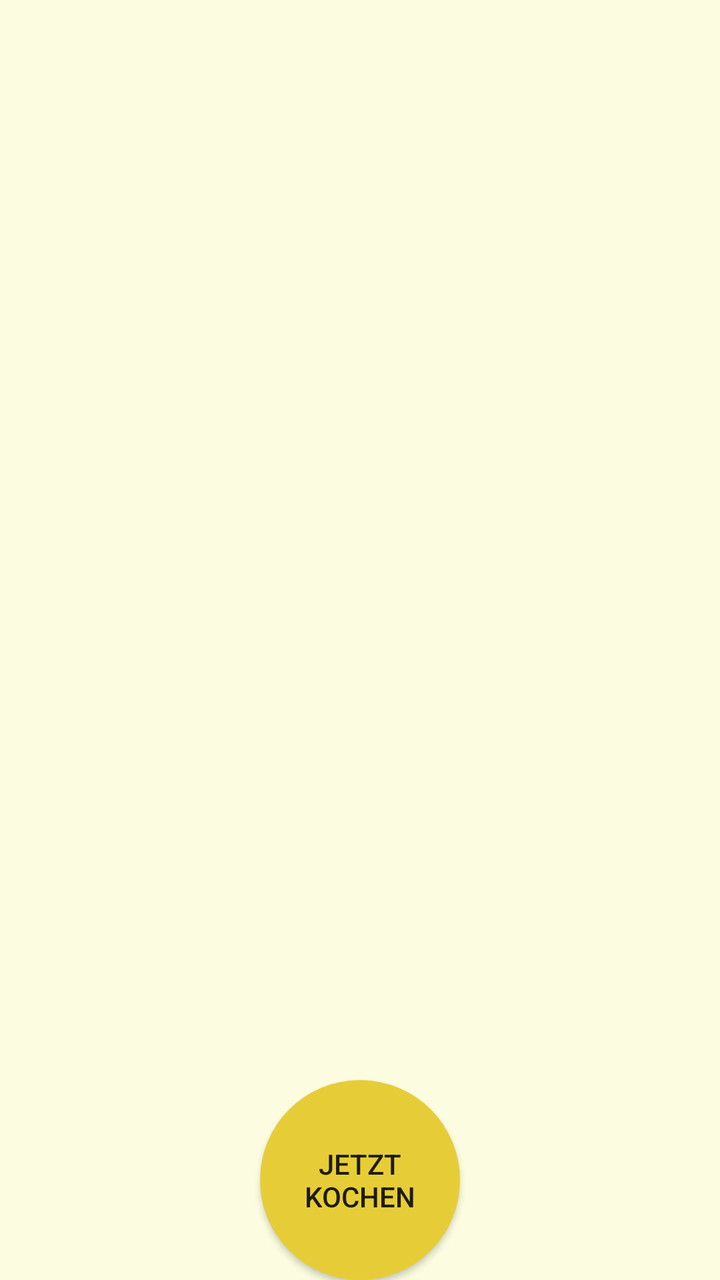
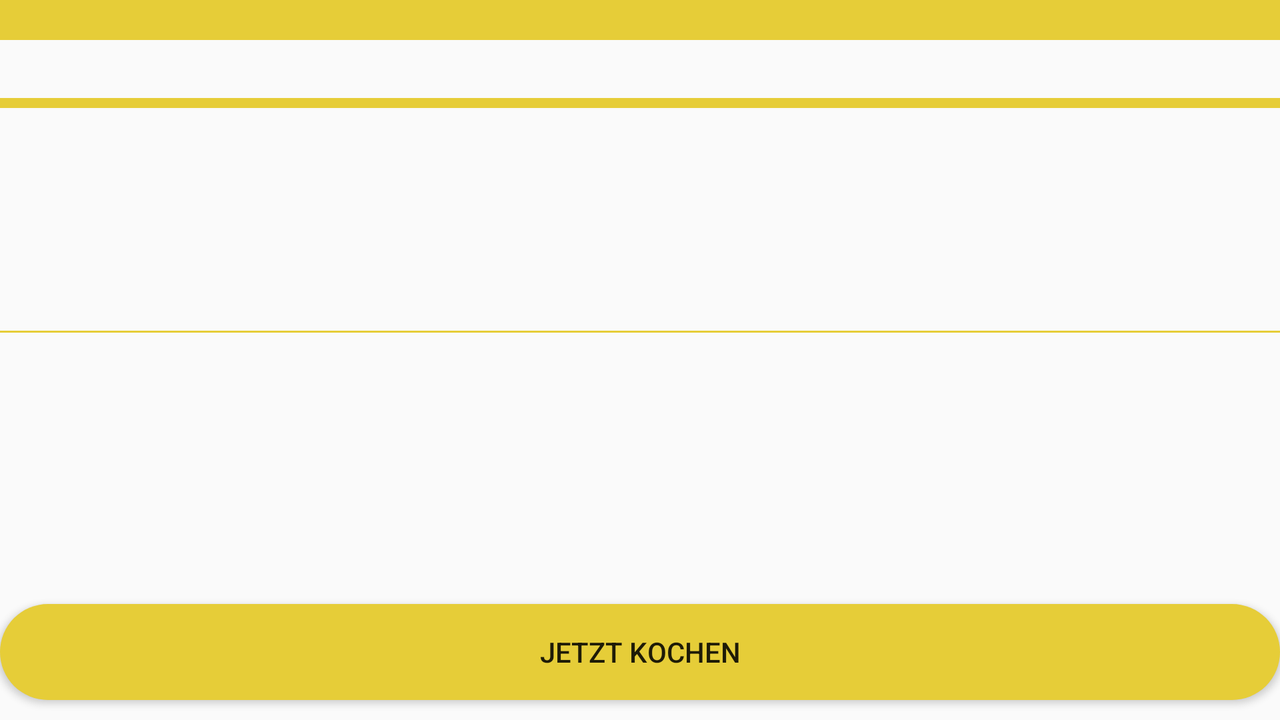

Two renders of one Android screen. The first uses the default layout on a phone; the second uses the alternative layout the repository ships for a different screen configuration, on a matching device. The two XML files are below.
<!-- AndroidManifest.xml: application theme AppThemeYellow -->
<!-- res/layout/recipe_overview_activity.xml -->
<?xml version="1.0" encoding="utf-8"?>
<LinearLayout xmlns:android="http://schemas.android.com/apk/res/android"
    android:layout_width="match_parent"
    android:layout_height="match_parent"
    android:paddingLeft="16dp"
    android:paddingRight="16dp"
    android:gravity="center"
    android:orientation="vertical"
    android:background="@color/defaultBackground">
    <TextView
        android:id="@+id/nameOfRecipe"
        android:layout_width="match_parent"
        android:layout_height="wrap_content"
        android:textSize="30sp" />
    <TextView
        android:id="@+id/time"
        android:layout_width="match_parent"
        android:layout_height="wrap_content" />
    <ImageView
        android:id="@+id/imageOfDish"
        android:layout_width="match_parent"
        android:layout_height="140dp" />

    <TextView
        android:id="@+id/ingredients"
        android:layout_width="match_parent"
        android:layout_height="0dp"
        android:layout_weight="1"
         />
    <Button
        android:layout_width="100dp"
        android:layout_height="100dp"
        android:background="@drawable/round_button"
        android:id="@+id/cookNow"
        android:backgroundTint="?colorPrimary"
        android:text="@string/cookNowButton"
         />
</LinearLayout>
<!-- resources referenced by this layout -->
<resources>
  <color name="defaultBackground">#54FFFFAA</color>
  <!-- drawable round_button (drawable) -->
  <?xml version="1.0" encoding="utf-8"?>
  <selector xmlns:android="http://schemas.android.com/apk/res/android">
  <item android:state_pressed="false">
      <shape android:shape="oval">
          <solid android:color="#ffaa88"/>
      </shape>
  </item>
  <item android:state_pressed="true">
      <shape android:shape="oval">
          <solid android:color="#c20586"/>
      </shape>
  </item>
  </selector>
  <string name="cookNowButton">Jetzt kochen</string>
  <style name="AppThemeYellow" parent="Theme.AppCompat.Light.NoActionBar">
  
          <item name="colorPrimary">@color/colorYellow1</item>
          <item name="colorPrimaryDark">@color/colorYellow2</item>
          <item name="colorAccent">@color/colorYellow3</item>
      </style>
  <color name="colorYellow1">#E6CD38</color>
  <color name="colorYellow2">#C5AE33</color>
  <color name="colorYellow3">#F8FF00</color>
</resources>
<!-- res/layout-w600dp/recipe_overview_activity.xml (the repository's variant of the layout above) -->
<!-- drawn on the phone turned sideways -->
<?xml version="1.0" encoding="utf-8"?>
<LinearLayout xmlns:android="http://schemas.android.com/apk/res/android"
    xmlns:tools="http://schemas.android.com/tools"
    android:layout_width="match_parent"
    android:layout_height="match_parent"
    android:gravity="center"
    android:orientation="vertical">

    <android.support.v7.widget.Toolbar
        android:id="@+id/recipe_overview_toolbar"
        android:layout_width="match_parent"
        android:layout_height="20dp"
        android:background="?colorPrimary"
        android:theme="@style/ThemeOverlay.AppCompat.Dark.ActionBar"
        android:textAlignment="center"/>

    <TextView
        android:id="@+id/nameOfRecipe"
        android:layout_width="match_parent"
        android:layout_height="wrap_content"
        android:padding="1dp"
        android:textSize="20sp" />

    <View
        android:layout_width="match_parent"
        android:layout_height="5dp"
        android:background="?colorPrimary" />

    <TextView
        android:id="@+id/recipe_short_description"
        android:layout_width="match_parent"
        android:layout_height="wrap_content"
        android:padding="10dp"
        android:textSize="20sp" />

    <LinearLayout
        android:layout_width="match_parent"
        android:layout_height="wrap_content"
        android:orientation="horizontal"
        >

        <TextView
            android:layout_marginTop="30dp"
            android:id="@+id/recipe_cooking_time"
            android:textSize="18sp"
            android:layout_width="wrap_content"
            android:layout_height="wrap_content"
            android:padding="5dp"
            android:layout_gravity="start"/>

        <View
            android:layout_width="0dp"
            android:layout_height="0dp"
            android:layout_weight="1"></View>

        <ImageButton
            android:id="@+id/favourite_button_empty"
            android:layout_width="wrap_content"
            android:layout_height="wrap_content"
            android:src="@drawable/ic_favorite_empty"
            android:background="@color/white"
            android:layout_marginEnd="20dp"
            android:layout_marginRight="20dp"
            android:layout_gravity="right"

            />
    </LinearLayout>

    <View
        android:layout_width="match_parent"
        android:layout_height="1dp"
        android:background="?colorPrimary"/>


    <TextView
        android:id="@+id/ingredients"
        android:layout_width="match_parent"
        android:layout_height="0dp"
        android:scrollbars = "vertical"
        tools:scrollbars="vertical"
        android:layout_weight="1"
        android:lineSpacingExtra="2dp"
        android:padding="10dp"
        android:textSize="15sp"
        />

    <Button
        android:id="@+id/cookNow"
        android:layout_width="match_parent"
        android:layout_height="wrap_content"
        android:layout_marginBottom="10dp"
        android:background="@drawable/button_rounded"
        android:backgroundTint="?colorPrimary"
        android:text="@string/cookNowButton" />

</LinearLayout>
<!-- resources referenced by the variant -->
<!-- as the phone turned sideways resolves them -->
<resources>
  <color name="white">#ffffff</color>
  <!-- drawable button_rounded (drawable) -->
  <?xml version="1.0" encoding="utf-8"?>
  <shape xmlns:android="http://schemas.android.com/apk/res/android"
      android:shape="rectangle"
      >
  
      <solid
          android:color="?colorPrimary"
          />
      <corners
          android:radius="25sp"
          />
  
  </shape>
  <string name="cookNowButton">Jetzt kochen</string>
  <style name="AppThemeYellow" parent="Theme.AppCompat.Light.NoActionBar">
  
          <item name="colorPrimary">@color/colorYellow1</item>
          <item name="colorPrimaryDark">@color/colorYellow2</item>
          <item name="colorAccent">@color/colorYellow3</item>
      </style>
  <color name="colorYellow1">#E6CD38</color>
  <color name="colorYellow2">#C5AE33</color>
  <color name="colorYellow3">#F8FF00</color>
</resources>
